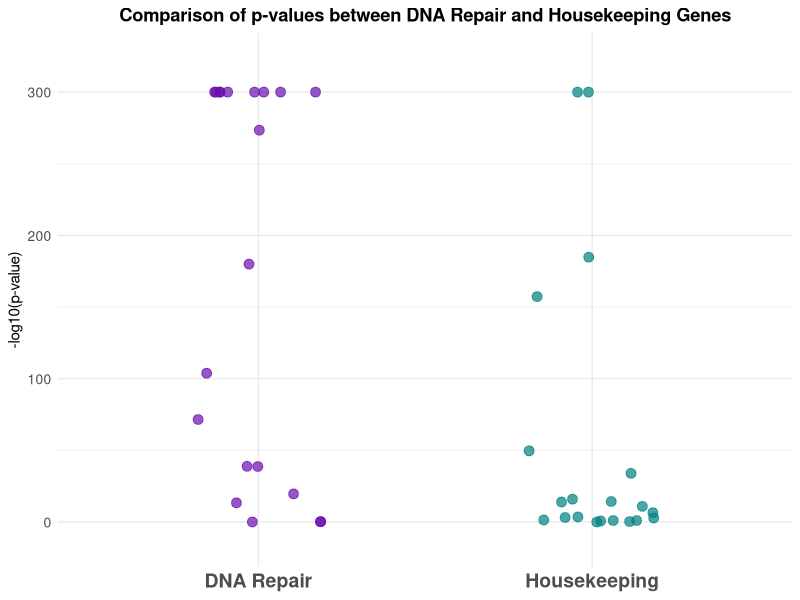

Write R code to recreate this figure. (Note: this script raises an error after producing the figure.)
## ---- chunk 1
library(ggplot2)
library(dplyr)

#Data from DNA repair genes
dna_repair_genes <- data.frame(
  seqfile = c("142_PARP1.fasta", "2177_FANCD2.fasta", "2956_MSH6.fasta", "4361_MRE11.fasta", "4436_MSH2.fasta", 
              "672_BRCA1.fasta", "7507_XPA.fasta", "7515_XRCC1.fasta", "8930_MBD4.fasta", "7518_XRCC4.fasta", 
              "4437_MSH3.fasta", "2067_ERCC1.fasta", "7157_TP53.fasta", "4968_OGG1.fasta", "5893_RAD52.fasta", 
              "79661_NEIL1.fasta", "328_APEX1.fasta", "5888_RAD51.fasta", "4595_MUTYH.fasta", "3981_LIG4.fasta"),
  p_value = c(0, 0, 0, 0, 0, 0, 0, 0, 0, 3.66712124140229E-274, 1.17116005528756E-180, 1.66004944806584E-104, 
              3.05967550867565E-72, 1.39066021028716E-39, 1.95909219183251E-39, 2.52426818860102E-20, 4.42204896475734E-14, 
              0.526743846691743, 0.705011231814973, 1),
  category = "DNA Repair"
)

#Data from housekeeping genes
housekeeping_genes <- data.frame(
  seqfile = c("60_ACTB.fasta", "7534_YWHAZ.fasta", "5230_PGK1.fasta", "509_ATP5F1C.fasta", "498_ATP5F1A.fasta", 
              "2990_GUSB.fasta", "513_ATP5F1D.fasta", "514_ATP5F1E.fasta", "3251_HPRT1.fasta", "7037_TFRC.fasta", 
              "1213_CLTC.fasta", "5478_PPIA.fasta", "7316_UBC.fasta", "6908_TBP.fasta", "6389_SDHA.fasta", 
              "11079_RER1.fasta", "23521_RPL13A.fasta", "6155_RPL27.fasta", "567_B2M.fasta", "6175_RPLP0.fasta"),
  p_value = c(0, 0, 1.55344356264057E-185, 5.16224093579391E-158, 2.25688164935431E-50, 1.12997873210087E-34, 
              1.18822155424025E-16, 5.11958019974763E-15, 1.09087615047464E-14, 1.33820722037461E-11, 
              3.48846657968584E-07, 0.000318910197836425, 0.000754131043802346, 0.00174621054621951, 
              0.0405574476052042, 0.0949114185334989, 0.0979724989473813, 0.195432324996015, 0.509959202005469, 1),
  category = "Housekeeping"
)

#Combine the two datasets
combined_data = rbind(dna_repair_genes, housekeeping_genes)

#Replace 0 p-values with a very small number
combined_data$p_value[combined_data$p_value == 0] <- 1e-300

#Extract gene names from seqfile
combined_data$gene = sub(".*_(.*)\\.fasta", "\\1", combined_data$seqfile)

#Calculate the negative log10 p-values
combined_data$neg_log_p_value = -log10(combined_data$p_value)

#Generate  dot plot
p = ggplot(combined_data, aes(x=category, y=neg_log_p_value, color=category)) +
  geom_jitter(width=0.2, height=0, size=3, alpha=0.7) +
  scale_y_continuous(limits=c(0, max(combined_data$neg_log_p_value, na.rm=TRUE) + 10), expand=c(0.1, 0.1)) +
  scale_color_manual(values=c("DNA Repair"="#6a0dad", "Housekeeping"="#008080")) + 
  labs(title="Comparison of p-values between DNA Repair and Housekeeping Genes",
       y="-log10(p-value)") +
  theme_minimal() +
  theme(
    axis.text.x = element_text(size=14, face="bold", angle = 0, hjust = 0.5), 
    axis.text.y = element_text(size=10), 
    axis.title.x = element_blank(),
    legend.position="none",
    plot.title = element_text(face="bold", hjust=0.5)
  )

#Print the plot
print(p)

## ---- chunk 2
#Data for housekeeping genes
housekeeping_genes <- data.frame(
  seqfile = c("1213_CLTC.fasta", "3251_HPRT1.fasta", "60_ACTB.fasta", "6155_RPL27.fasta", "7037_TFRC.fasta",
              "7316_UBC.fasta", "7534_YWHAZ.fasta", "509_ATP5F1C.fasta", "2990_GUSB.fasta", "498_ATP5F1A.fasta",
              "513_ATP5F1D.fasta", "567_B2M.fasta", "514_ATP5F1E.fasta", "5478_PPIA.fasta", "6389_SDHA.fasta",
              "11079_RER1.fasta", "23521_RPL13A.fasta", "5230_PGK1.fasta", "6175_RPLP0.fasta", "6908_TBP.fasta"),
  p_value = c(0, 0, 0, 0, 0, 0, 0, 3.74351301297602E-207, 8.98850668652419E-197, 6.23646165464656E-83,
              1.4436242646853E-52, 2.44150646800152E-33, 1.15158194016789E-14, 5.19988050197435E-05, 0.00778012836479884,
              1, 1, 1, 1, 1),
  category = "Housekeeping"
)

#Data for growth process genes
growth_process_genes = data.frame(
  seqfile = c("3479_IGF1.fasta", "3953_LEPR.fasta", "2690_GHR.fasta", "2308_FOXO1.fasta", "79068_FTO.fasta",
              "3480_IGF1R.fasta", "3717_JAK2.fasta", "5170_PDPK1.fasta", "2691_GHRH.fasta", "3952_LEP.fasta",
              "2693_GHSR.fasta", "207_AKT1.fasta", "5290_PIK3CA.fasta", "3481_IGF2.fasta", "3487_IGFBP4.fasta",
              "3486_IGFBP3.fasta", "7350_UCP1.fasta", "26291_FGF21.fasta", "3482_IGF2R.fasta", "4160_MC4R.fasta"),
  p_value = c(0, 0, 8.102295213E-315, 5.01750851619254E-244, 2.85142863233514E-224,
              1.33116346104167E-203, 2.70791525015014E-181, 4.26105377825369E-82, 4.9091730762968E-80, 2.60275610494556E-60,
              4.67883839472383E-52, 2.80487050821755E-50, 7.7156843419509E-48, 1.08108169972756E-35, 1.68052945874864E-32,
              1.01494052477204E-21, 6.85387801150998E-07, 1, 1, 1),
  category = "Growth Process"
)

#Combine the two datasets
combined_data = rbind(housekeeping_genes, growth_hormone_genes)

#Replace 0 p-values with a very small number 
combined_data$p_value[combined_data$p_value == 0] = 1e-300

#Extract gene names from seqfile
combined_data$gene = sub(".*_(.*)\\.fasta", "\\1", combined_data$seqfile)

#Calculate the negative log10 p-values
combined_data$neg_log_p_value = -log10(combined_data$p_value)

#Generate the dot plot
p = ggplot(combined_data, aes(x=category, y=neg_log_p_value, color=category)) +
  geom_jitter(width=0.2, height=0, size=3, alpha=0.7) +
  scale_y_continuous(limits=c(0, max(combined_data$neg_log_p_value, na.rm=TRUE) + 10), expand=c(0.1, 0.1)) +
  scale_color_manual(values=c("Housekeeping"="#008080", "Growth Process"="#FF6347")) + 
  labs(title="Comparison of p-values between Growth Process and Housekeeping Genes",
       y="-log10(p-value)") +
  theme_minimal() +
  theme(
    axis.text.x = element_text(size=14, face="bold", angle = 0, hjust = 0.5), 
    axis.text.y = element_text(size=10), 
    axis.title.x = element_blank(),
    legend.position="none",
    plot.title = element_text(face="bold", hjust=0.5)
  )

#Print the plot
print(p)

